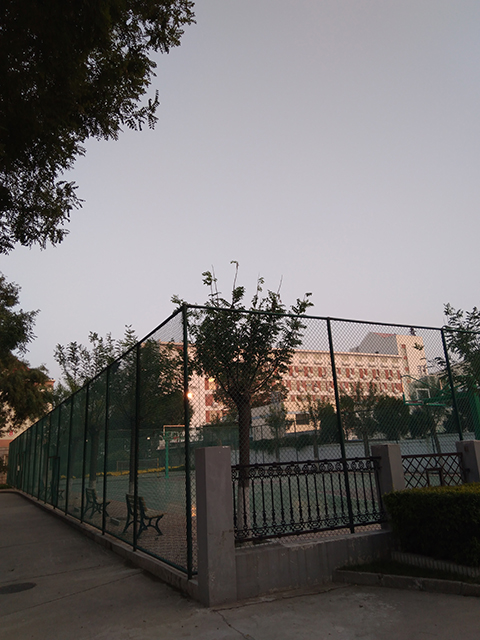
//> input picture 2017.DigitalImageProcessing/ImgStiching/left2.jpg, 480 x 640 px
$ ./main   (built with g++ and OpenCV 4)
//> lines starting //> are read from the running program, lines starting //| are printed output that depends on the picture
#include <opencv2/opencv.hpp>
#include "highgui/highgui.hpp"
#include <opencv2/xfeatures2d.hpp>

using namespace cv;
using namespace std;

//计算原始图像点位在经过矩阵变换后在目标图像上对应位置
Point2f getTransformPoint(const Point2f originalPoint, const Mat &transformMaxtri);

int main(int argc, char *argv[])
{
	Mat image01 = imread("left2.jpg");
//> image01 is the input picture: 640 rows x 480 cols, CV_8UC3; mean B, G, R 107.9, 108.3, 111.6
	Mat image02 = imread("right2.jpg");
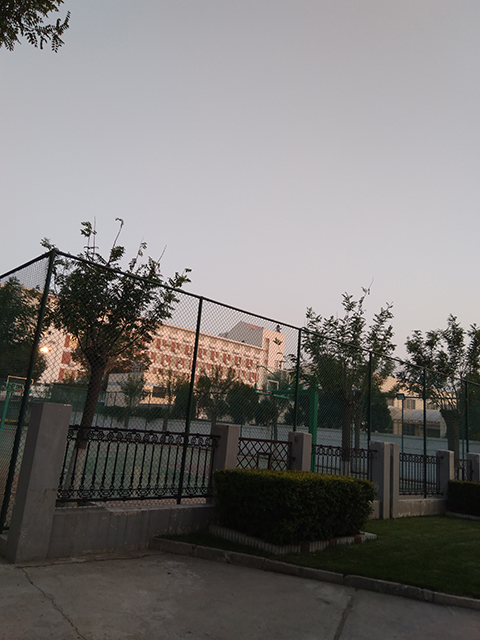
//> input picture 2017.DigitalImageProcessing/ImgStiching/right2.jpg, 480 x 640 px
//> image02 is the input picture: 640 rows x 480 cols, CV_8UC3; mean B, G, R 116, 117.5, 120.3

	if (image01.data == NULL || image02.data == NULL)
		return 0;
	imshow("待拼接图像左图", image01);
	imshow("待拼接图像右图", image02);

	//灰度图转换
	Mat image1, image2;
	cvtColor(image01, image1, CV_RGB2GRAY);
	cvtColor(image02, image2, CV_RGB2GRAY);
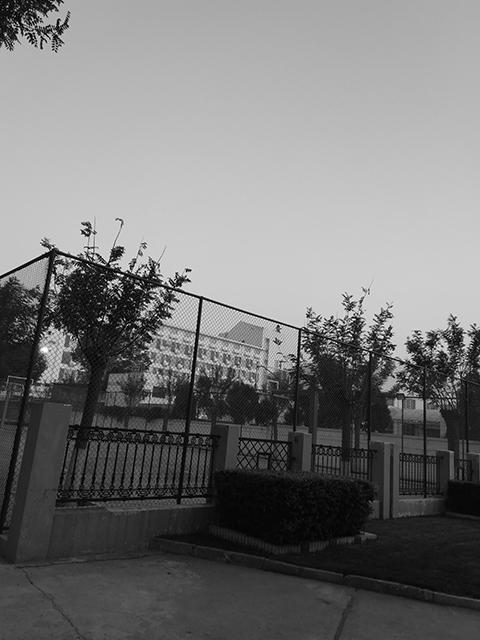
//> image2: 640 rows x 480 cols, CV_8UC1; min 0, max 255, mean 117.4

	//提取特征点
	Ptr<Feature2D> f2d = xfeatures2d::SIFT::create();	//修改SIFT参数即可修改算法（比如SURF）
	vector<KeyPoint> keyPoint1, keyPoint2;
	f2d->detect(image1, keyPoint1);
//> keyPoint1 = 1438 keypoints; strongest (x, y, size): (212, 318, 1.9), (38, 229, 2.2), (308, 294, 2.3), (238, 293, 7.3)
	f2d->detect(image2, keyPoint2);
//> keyPoint2 = 1276 keypoints; strongest (x, y, size): (83, 272, 2), (99, 319, 2.4), (382, 337, 1.9), (117, 253, 7.8)

	//特征点描述，为下边的特征点匹配做准备
	Mat imageDesc1, imageDesc2;
	f2d->compute(image1, keyPoint1, imageDesc1);
	f2d->compute(image2, keyPoint2, imageDesc2);

	//获得匹配特征点，并提取最优配对
	FlannBasedMatcher matcher;
	vector<DMatch> matchePoints;
	matcher.match(imageDesc1, imageDesc2, matchePoints, Mat());
//> matchePoints = 1438 matches
	sort(matchePoints.begin(), matchePoints.end()); //特征点排序
	//获取排在前N个的最优匹配特征点
	vector<Point2f> imagePoints1, imagePoints2;
	for (int i = 0; i<10; i++)
	{
		imagePoints1.push_back(keyPoint1[matchePoints[i].queryIdx].pt);
		imagePoints2.push_back(keyPoint2[matchePoints[i].trainIdx].pt);
	}

	//获取图像1到图像2的投影映射矩阵，尺寸为3*3
	Mat homo = findHomography(imagePoints1, imagePoints2, CV_RANSAC);
//> homo = [[1.48, -0.292, -120.2], [0.59, 1.3, -203.2], [0.00109, 5.6e-07, 1]]
	Mat adjustMat = (Mat_<double>(3, 3) << 1.0, 0, image01.cols, 0, 1.0, 0, 0, 0, 1.0);
//> adjustMat = [[1, 0, 480], [0, 1, 0], [0, 0, 1]]
	Mat adjustHomo = adjustMat*homo;
//> adjustHomo = [[2, -0.292, 359.8], [0.59, 1.3, -203.2], [0.00109, 5.6e-07, 1]]

	//获取最强配对点在原始图像和矩阵变换后图像上的对应位置，用于图像拼接点的定位
	Point2f originalLinkPoint, targetLinkPoint, basedImagePoint;
	originalLinkPoint = keyPoint1[matchePoints[0].queryIdx].pt;
//> originalLinkPoint = Point(275.2, 311.9)
	targetLinkPoint = getTransformPoint(originalLinkPoint, adjustHomo);
//> in getTransformPoint, `originelP = (Mat_<double>(3, 1) << originalPoint.x, originalPoint.y, 1..`: originelP = [275.2, 311.9, 1]
//> in getTransformPoint, `targetP = transformMaxtri*originelP;`: targetP = [820.5, 364, 1.3]
//> in getTransformPoint, `float x = targetP.at<double>(0, 0) / targetP.at<double>(2, 0);`: x = 631.5
//> in getTransformPoint, `float y = targetP.at<double>(1, 0) / targetP.at<double>(2, 0);`: y = 280.2
//> targetLinkPoint = Point(631.5, 280.2)
	basedImagePoint = keyPoint2[matchePoints[0].trainIdx].pt;
//> basedImagePoint = Point(151.5, 280)

	//图像配准
	Mat imageTransform1;
	warpPerspective(image01, imageTransform1, adjustMat*homo, Size(image02.cols + image01.cols + 110, image02.rows));
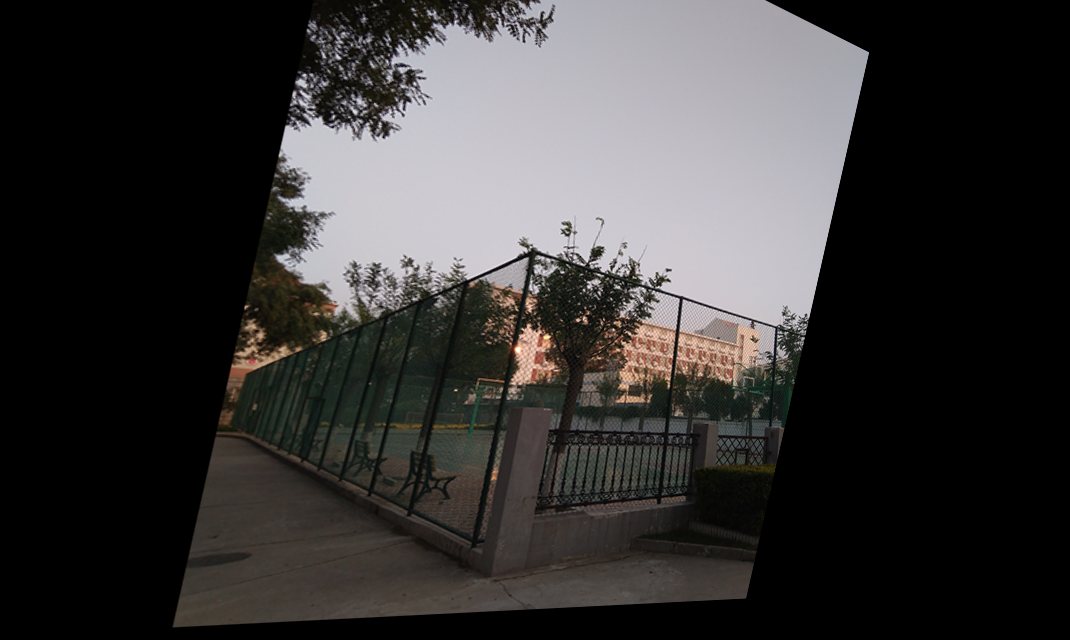
//> imageTransform1: 640 rows x 1070 cols, CV_8UC3; mean B, G, R 54.1, 54.5, 56.2

	//在最强匹配点左侧的重叠区域进行累加，是衔接稳定过渡，消除突变
	Mat image1Overlap, image2Overlap; //图1和图2的重叠部分
	image1Overlap = imageTransform1(Rect(Point(targetLinkPoint.x - basedImagePoint.x, 0), Point(targetLinkPoint.x, image02.rows)));
	image2Overlap = image02(Rect(0, 0, image1Overlap.cols, image1Overlap.rows));
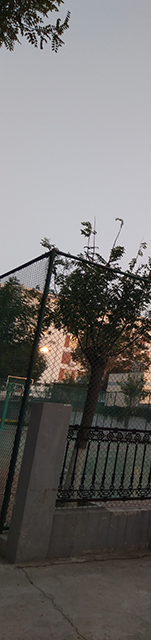
//> image2Overlap: 640 rows x 151 cols, CV_8UC3; mean B, G, R 106.5, 108.1, 110.5
	Mat image1ROICopy = image1Overlap.clone();  //复制一份图1的重叠部分
	for (int i = 0; i<image1Overlap.rows; i++)
	{
		for (int j = 0; j<image1Overlap.cols; j++)
		{
			double weight;
			weight = (double)j / image1Overlap.cols;  //随距离改变而改变的叠加系数
			image1Overlap.at<Vec3b>(i, j)[0] = (1 - weight)*image1ROICopy.at<Vec3b>(i, j)[0] + weight*image2Overlap.at<Vec3b>(i, j)[0];
			image1Overlap.at<Vec3b>(i, j)[1] = (1 - weight)*image1ROICopy.at<Vec3b>(i, j)[1] + weight*image2Overlap.at<Vec3b>(i, j)[1];
			image1Overlap.at<Vec3b>(i, j)[2] = (1 - weight)*image1ROICopy.at<Vec3b>(i, j)[2] + weight*image2Overlap.at<Vec3b>(i, j)[2];
		}
	}
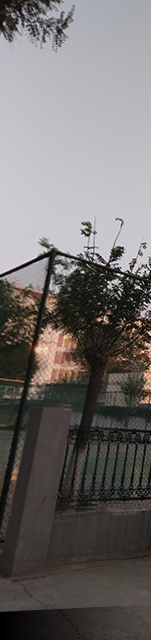
//> image1Overlap: 640 rows x 151 cols, CV_8UC3; mean B, G, R 107.4, 108.4, 112.2
	Mat ROIMat = image02(Rect(Point(image1Overlap.cols, 0), Point(image02.cols, image02.rows)));  //图2中不重合的部分
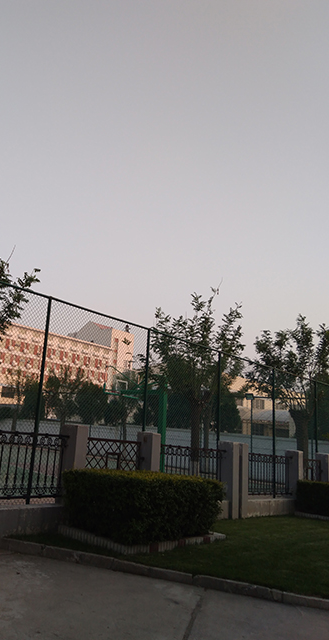
//> ROIMat: 640 rows x 329 cols, CV_8UC3; mean B, G, R 120.4, 121.8, 124.8
	ROIMat.copyTo(Mat(imageTransform1, Rect(targetLinkPoint.x, 0, ROIMat.cols, image02.rows))); //不重合的部分直接衔接上去
	namedWindow("拼接结果-SIFT", 0);
	imshow("拼接结果-SIFT", imageTransform1);
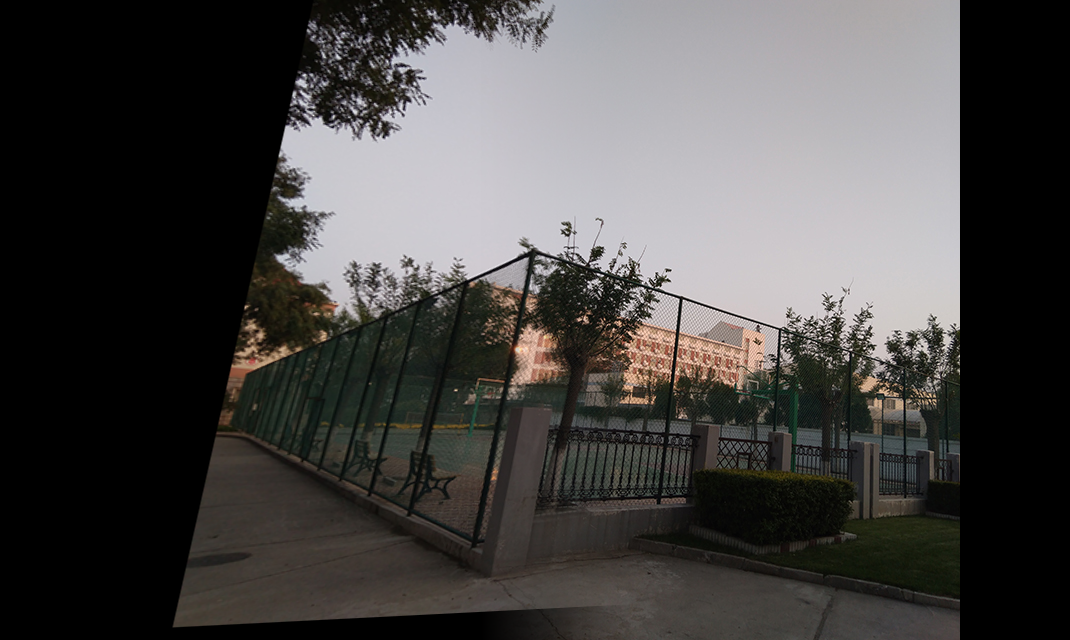
//> window '拼接结果-SIFT': 640 rows x 1070 cols, CV_8UC3; mean B, G, R 69.7, 70.9, 72.8
	imwrite("拼接结果-SIFT.jpg", imageTransform1);
	waitKey();
	return 0;
}

//计算原始图像点位在经过矩阵变换后在目标图像上对应位置
Point2f getTransformPoint(const Point2f originalPoint, const Mat &transformMaxtri)
{
	Mat originelP, targetP;
	originelP = (Mat_<double>(3, 1) << originalPoint.x, originalPoint.y, 1.0);
	targetP = transformMaxtri*originelP;
	float x = targetP.at<double>(0, 0) / targetP.at<double>(2, 0);
	float y = targetP.at<double>(1, 0) / targetP.at<double>(2, 0);
	return Point2f(x, y);
}
